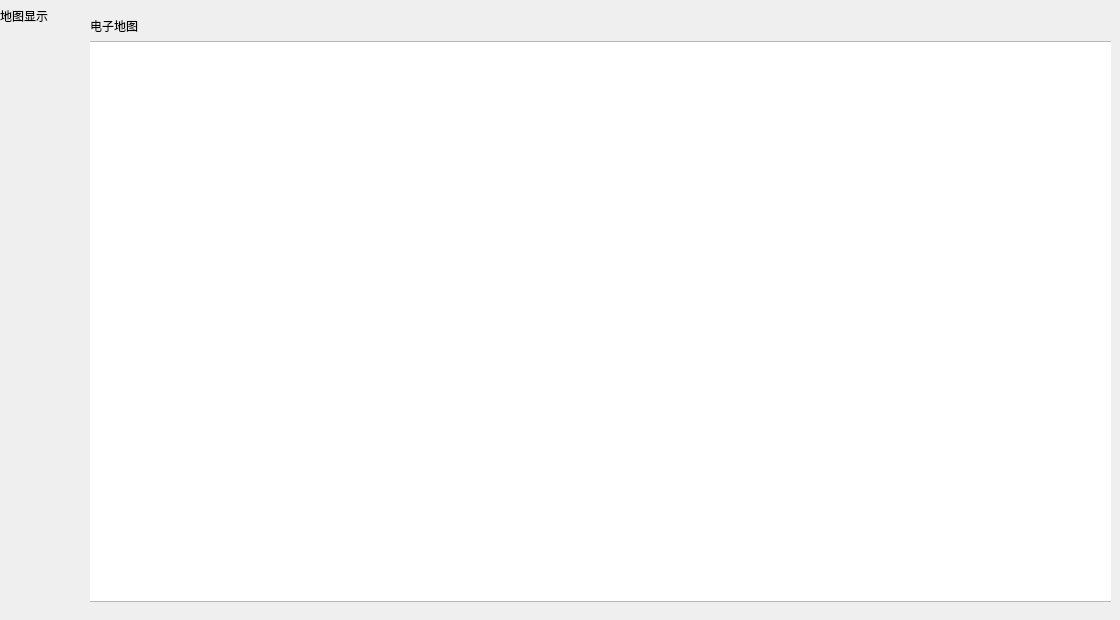
    <widget class="QWidget" name="stackedWidgetPage4">
     <property name="sizePolicy">
      <sizepolicy hsizetype="Preferred" vsizetype="Preferred">
       <horstretch>0</horstretch>
       <verstretch>0</verstretch>
      </sizepolicy>
     </property>
     <widget class="QWidget" name="widget_6" native="true">
      <property name="geometry">
       <rect>
        <x>90</x>
        <y>40</y>
        <width>1021</width>
        <height>571</height>
       </rect>
      </property>
      <property name="sizePolicy">
       <sizepolicy hsizetype="Fixed" vsizetype="Fixed">
        <horstretch>0</horstretch>
        <verstretch>0</verstretch>
       </sizepolicy>
      </property>
      <widget class="QChartView" name="chartView">
       <property name="geometry">
        <rect>
         <x>-5</x>
         <y>1</y>
         <width>1031</width>
         <height>561</height>
        </rect>
       </property>
      </widget>
     </widget>
     <widget class="QLabel" name="label_15">
      <property name="geometry">
       <rect>
        <x>90</x>
        <y>10</y>
        <width>91</width>
        <height>31</height>
       </rect>
      </property>
      <property name="text">
       <string>电子地图</string>
      </property>
     </widget>
     <widget class="QLabel" name="label_12">
      <property name="geometry">
       <rect>
        <x>0</x>
        <y>0</y>
        <width>141</width>
        <height>31</height>
       </rect>
      </property>
      <property name="sizePolicy">
       <sizepolicy hsizetype="Fixed" vsizetype="Fixed">
        <horstretch>0</horstretch>
        <verstretch>0</verstretch>
       </sizepolicy>
      </property>
      <property name="text">
       <string>地图显示</string>
      </property>
     </widget>
    </widget>
